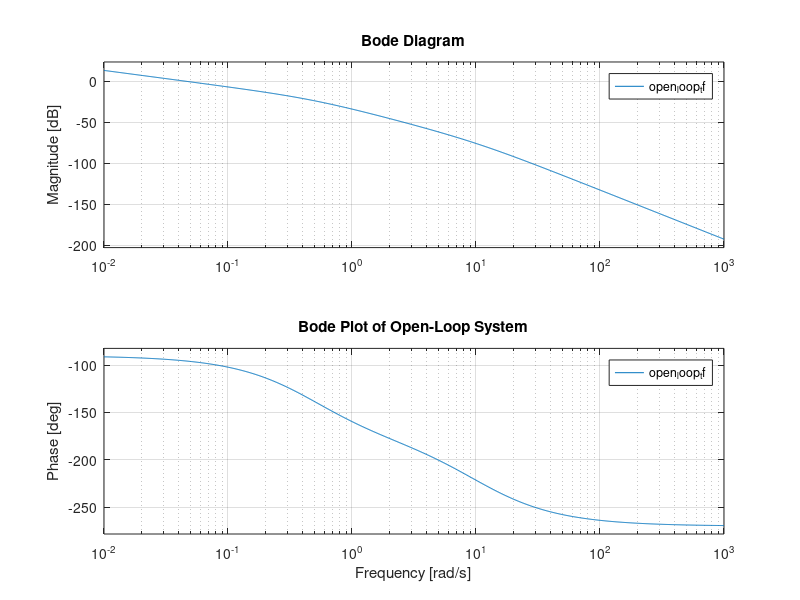
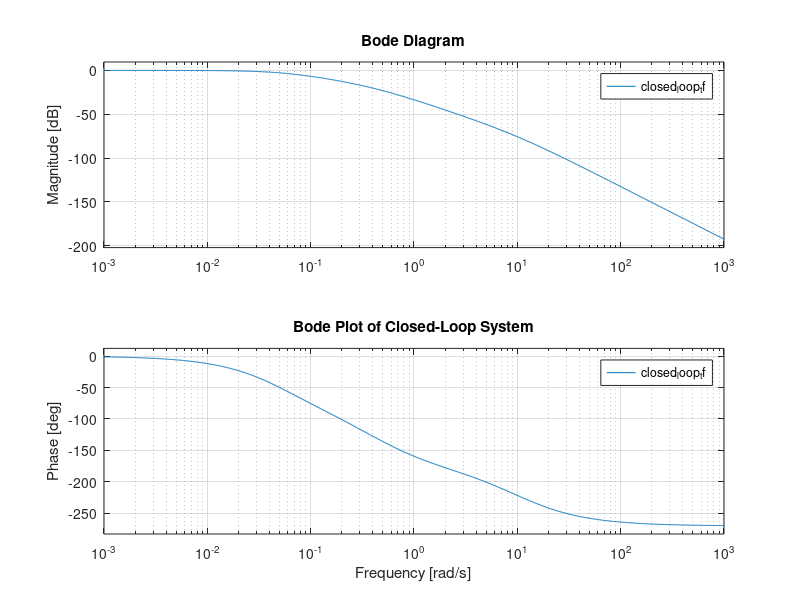

Recreate these plots in MATLAB, in order.
% MATLAB Code to Analyze the Open-Loop and Closed-Loop System
clc;
clear;

% Define the open-loop transfer function
K = 1; % Proportional controller gain
num = K * [1.9]; % Numerator of G(s)
den = [8, 86, 40, 0]; % Denominator of G(s)
open_loop_tf = tf(num, den); % Open-loop transfer function

% Bode plot for open-loop system
figure;
bode(open_loop_tf);
grid on;
title('Bode Plot of Open-Loop System');

% Calculate gain crossover frequency and phase margin
[gm, pm, wcg, wcp] = margin(open_loop_tf); % gm = gain margin, pm = phase margin
disp('Open-Loop Analysis:');
disp(['Crossover Frequency (rad/s): ', num2str(wcp)]);
disp(['Phase Margin (degrees): ', num2str(pm)]);

% Closed-loop transfer function
closed_loop_tf = feedback(open_loop_tf, 1); % Closed-loop system with unity feedback

% Bode plot for closed-loop system
figure;
bode(closed_loop_tf);
grid on;
title('Bode Plot of Closed-Loop System');

% Calculate closed-loop bandwidth
[mag, phase, w] = bode(closed_loop_tf); % Get magnitude and phase
mag_db = 20*log10(squeeze(mag)); % Convert magnitude to dB
bandwidth_idx = find(mag_db <= -3, 1, 'first'); % Find frequency at -3 dB
bandwidth = w(bandwidth_idx); % Bandwidth frequency
disp(['Closed-Loop Bandwidth (rad/s): ', num2str(bandwidth)]);

% Summary of Results
disp('Results Summary:');
disp(['Crossover Frequency (rad/s): ', num2str(wcp)]);
disp(['Phase Margin (degrees): ', num2str(pm)]);
disp(['Closed-Loop Bandwidth (rad/s): ', num2str(bandwidth)]);
